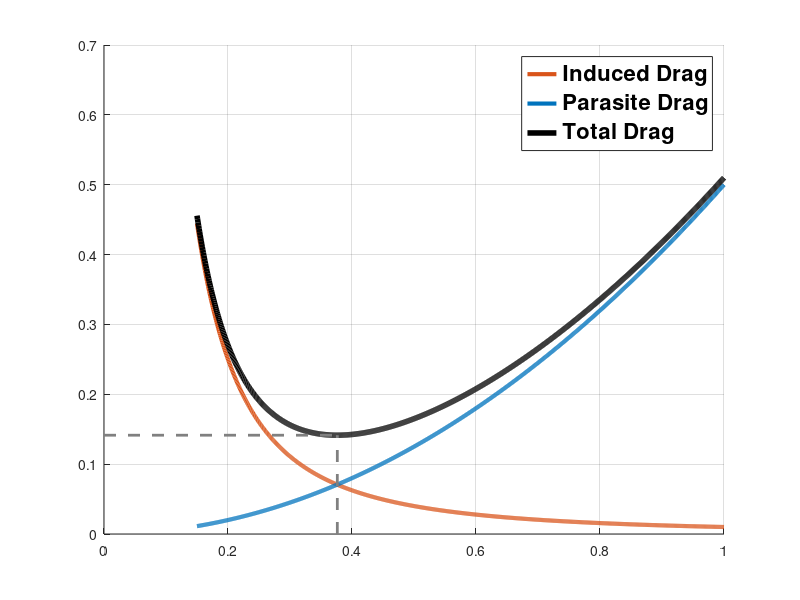

Write the MATLAB code that produced this figure. (Note: this script raises an error after producing the figure.)
% Clear workspace
clear; clc; close all;

% Create a generic range
V = linspace(0.15, 1, 1000); 

% Normalized constants for the "Perfect U" balance
Dp = 0.5 * V.^2;      % Parasite Drag
Di = 0.01 ./ V.^2;    % Induced Drag
Dt = Dp + Di;         % Total Drag

% Find the minimum point for dashed lines
[minD, idx] = min(Dt);
Vmd = V(idx);

% --- Plotting ---
figure('Color', 'w', 'Units', 'inches', 'Position', [1, 1, 10, 7]);
hold on; grid on;

% Plot curves
p_ind = plot(V, Di, 'Color', [0.85 0.33 0.1], 'LineWidth', 3, 'DisplayName', 'Induced Drag');
p_par = plot(V, Dp, 'Color', [0 0.45 0.74], 'LineWidth', 3, 'DisplayName', 'Parasite Drag');
p_tot = plot(V, Dt, 'k', 'LineWidth', 4, 'DisplayName', 'Total Drag');

% Dashed lines for Min Drag Point
line([Vmd Vmd], [0 minD], 'Color', [0.5 0.5 0.5], 'LineStyle', '--', 'LineWidth', 2, 'HandleVisibility', 'off');
line([0 Vmd], [minD minD], 'Color', [0.5 0.5 0.5], 'LineStyle', '--', 'LineWidth', 2, 'HandleVisibility', 'off');

% --- Legend (Bigger Font) ---
lgd = legend('Location', 'northeast');
set(lgd, 'FontSize', 16, 'FontWeight', 'bold');

% --- Proportionality Boxes (Fixed Subscripts and Bigger Font) ---
% Note: Using 'Interpreter', 'latex' ensures fractions and subscripts look perfect
text(0.75, 0.3, '$D_p \propto V^2$', 'FontSize', 22, 'Color', [0 0.45 0.74], ...
    'FontWeight', 'bold', 'EdgeColor', [0 0.45 0.74], 'LineWidth', 2, ...
    'BackgroundColor', [1 1 1 0.8], 'Margin', 8, 'Interpreter', 'latex');

text(0.25, 0.25, '$D_i \propto \frac{1}{V^2}$', 'FontSize', 22, 'Color', [0.85 0.33 0.1], ...
    'FontWeight', 'bold', 'EdgeColor', [0.85 0.33 0.1], 'LineWidth', 2, ...
    'BackgroundColor', [1 1 1 0.8], 'Margin', 8, 'Interpreter', 'latex');

% --- Axis Labels and Title (Bigger Font) ---
xlabel('Airspeed ($V$) $\rightarrow$', 'FontSize', 20, 'Interpreter', 'latex');
ylabel('Drag ($D$) $\rightarrow$', 'FontSize', 20, 'Interpreter', 'latex');
title('Conceptual Aerodynamic Drag Relationships', 'FontSize', 24, 'FontWeight', 'bold');

% Remove numbers and clean up axes
set(gca, 'XTick', [], 'YTick', [], 'Box', 'off', 'LineWidth', 1.5);
axis([0 1.05 0 0.5]);

% --- Custom Axis Markers (Bigger Font) ---
text(Vmd, -0.02, '$V_{md}$', 'HorizontalAlignment', 'center', 'FontSize', 22, 'Interpreter', 'latex');
text(-0.02, minD, '$D_{min}$', 'HorizontalAlignment', 'right', 'FontSize', 22, 'Interpreter', 'latex');

hold off;
